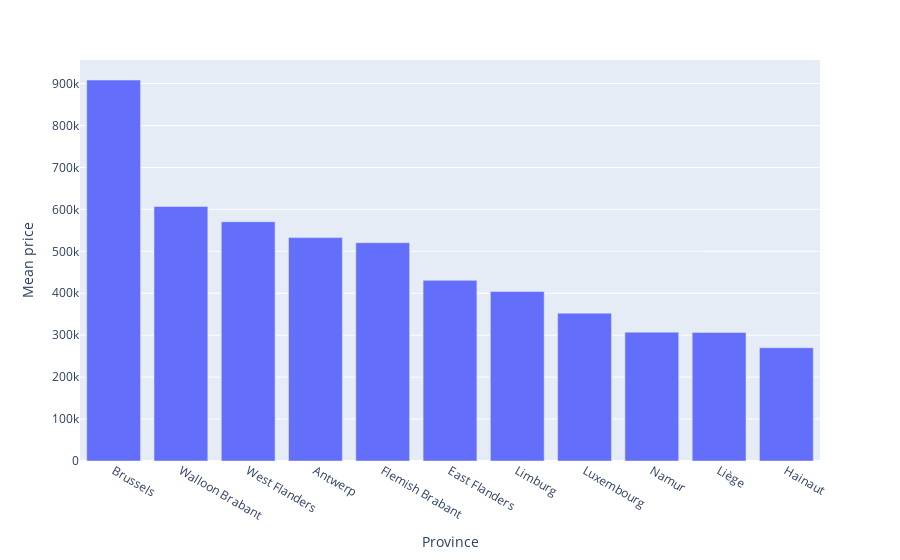

The notebook cell saved with this chart:
### Code cell
mean_price_per_province = df.groupby('province')['price'].mean().sort_values(ascending=False)
px.bar(x=mean_price_per_province.index, y=mean_price_per_province.values, labels={'x':'Province', 'y':'Mean price'})

### Figure 1 — Plotly figure (JSON) as saved in the notebook; plotly's stock layout.template omitted (floating-point values rounded to 4 significant figures)
{"data": [{"alignmentgroup": "True", "hovertemplate": "Province=%{x}<br>Mean price=%{y}<extra></extra>", "legendgroup": "", "marker": {"color": "#636efa", "pattern": {"shape": ""}}, "name": "", "offsetgroup": "", "orientation": "v", "showlegend": false, "textposition": "auto", "type": "bar", "x": ["Brussels", "Walloon Brabant", "West Flanders", "Antwerp", "Flemish Brabant", "East Flanders", "Limburg", "Luxembourg", "Namur", "Liège", "Hainaut"], "xaxis": "x", "y": [908400.0, 607000.0, 570500.0, 532700.0, 520600.0, 430800.0, 404200.0, 352500.0, 307300.0, 306700.0, 270100.0], "yaxis": "y"}], "layout": {"barmode": "relative", "legend": {"tracegroupgap": 0}, "margin": {"t": 60}, "xaxis": {"anchor": "y", "domain": [0, 1], "title": {"text": "Province"}}, "yaxis": {"anchor": "x", "domain": [0, 1], "title": {"text": "Mean price"}}}}
